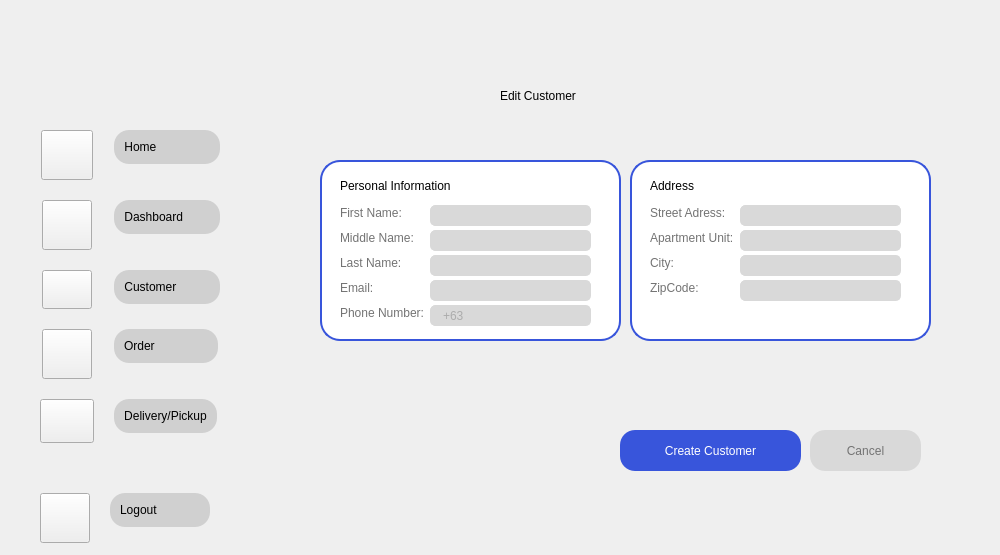
    <widget class="QWidget" name="EditCustomer">
     <property name="styleSheet">
      <string notr="true">#EditCustomer{
border-image: url(&quot;:/images/4.png&quot;) 0 0 0 0 stretch stretch;
background-repeat: (no-repeat);
backkground-position: (fixed);

}
#QLabel{
font-family: &quot;Fredoka&quot;;
font-size: 20px;
}</string>
     </property>
     <widget class="QWidget" name="verticalLayoutWidget_12">
      <property name="geometry">
       <rect>
        <x>30</x>
        <y>490</y>
        <width>241</width>
        <height>56</height>
       </rect>
      </property>
      <layout class="QVBoxLayout" name="verticalLayout_71">
       <item>
        <layout class="QFormLayout" name="formLayout_20">
         <property name="fieldGrowthPolicy">
          <enum>QFormLayout::FieldsStayAtSizeHint</enum>
         </property>
         <property name="rowWrapPolicy">
          <enum>QFormLayout::WrapLongRows</enum>
         </property>
         <property name="labelAlignment">
          <set>Qt::AlignCenter</set>
         </property>
         <property name="formAlignment">
          <set>Qt::AlignLeading|Qt::AlignLeft|Qt::AlignVCenter</set>
         </property>
         <property name="horizontalSpacing">
          <number>20</number>
         </property>
         <property name="verticalSpacing">
          <number>20</number>
         </property>
         <property name="leftMargin">
          <number>10</number>
         </property>
         <item row="0" column="0">
          <widget class="QPushButton" name="s2_2">
           <property name="styleSheet">
            <string notr="true">QPushButton{
border-image: url(&quot;:/Icons/Profilenowhite.png&quot;) 0 0 0 0 stretch stretch;
background-repeat: no-repeat;
 width: 42px;
    height: 42px;

}</string>
           </property>
           <property name="text">
            <string/>
           </property>
          </widget>
         </item>
         <item row="0" column="1">
          <layout class="QVBoxLayout" name="verticalLayout_72">
           <item>
            <widget class="QPushButton" name="Settbut_8">
             <property name="styleSheet">
              <string notr="true">QPushButton {
            background-color: #D0D0D0;
			border-style: outset;
			 padding: 10px;
            border-radius: 15px; /* Adjust this value for desired roundness */
            border-color: #D0D0D0; /* Example border color */
				
}

QPushButton:hover {
    background-color: #D9d9d9; /* Color when the mouse hovers over it */
	padding: 10px;
            border-radius: 15px; /* Adjust this value for desired roundness */
}
QPushButton:pressed {
    background-color: #797979; /* Color when the button is clicked down */
	padding: 10px;
            border-radius: 15px; /* Adjust this value for desired roundness */
}</string>
             </property>
             <property name="text">
              <string>Logout             </string>
             </property>
             <property name="autoDefault">
              <bool>false</bool>
             </property>
             <property name="default">
              <bool>false</bool>
             </property>
             <property name="flat">
              <bool>false</bool>
             </property>
            </widget>
           </item>
          </layout>
         </item>
        </layout>
       </item>
      </layout>
     </widget>
     <widget class="QWidget" name="verticalLayoutWidget_11">
      <property name="geometry">
       <rect>
        <x>30</x>
        <y>130</y>
        <width>241</width>
        <height>301</height>
       </rect>
      </property>
      <layout class="QVBoxLayout" name="verticalLayout_47">
       <property name="spacing">
        <number>1</number>
       </property>
       <property name="sizeConstraint">
        <enum>QLayout::SetFixedSize</enum>
       </property>
       <item>
        <layout class="QFormLayout" name="formLayout_19">
         <property name="sizeConstraint">
          <enum>QLayout::SetDefaultConstraint</enum>
         </property>
         <property name="fieldGrowthPolicy">
          <enum>QFormLayout::FieldsStayAtSizeHint</enum>
         </property>
         <property name="rowWrapPolicy">
          <enum>QFormLayout::WrapLongRows</enum>
         </property>
         <property name="labelAlignment">
          <set>Qt::AlignCenter</set>
         </property>
         <property name="formAlignment">
          <set>Qt::AlignLeading|Qt::AlignLeft|Qt::AlignVCenter</set>
         </property>
         <property name="horizontalSpacing">
          <number>20</number>
         </property>
         <property name="verticalSpacing">
          <number>20</number>
         </property>
         <property name="leftMargin">
          <number>10</number>
         </property>
         <property name="topMargin">
          <number>0</number>
         </property>
         <property name="bottomMargin">
          <number>0</number>
         </property>
         <item row="0" column="0">
          <widget class="QPushButton" name="h2_2">
           <property name="styleSheet">
            <string notr="true">QPushButton{
border-image: url(&quot;:/Icons/Home.png&quot;) 0 0 0 0 stretch stretch;
background-repeat: no-repeat;
 width: 44px;
    height: 42px;

}</string>
           </property>
           <property name="text">
            <string/>
           </property>
          </widget>
         </item>
         <item row="0" column="1">
          <layout class="QVBoxLayout" name="verticalLayout_48">
           <item>
            <widget class="QPushButton" name="Homebut_8">
             <property name="styleSheet">
              <string notr="true">QPushButton {
            background-color: #D0D0D0;
			border-style: outset;
			 padding: 10px;
            border-radius: 15px; /* Adjust this value for desired roundness */
            border-color: #D0D0D0; /* Example border color */
				
}

QPushButton:hover {
    background-color: #D9d9d9; /* Color when the mouse hovers over it */
	padding: 10px;
            border-radius: 15px; /* Adjust this value for desired roundness */
}
QPushButton:pressed {
    background-color: #797979; /* Color when the button is clicked down */
	padding: 10px;
            border-radius: 15px; /* Adjust this value for desired roundness */
}</string>
             </property>
             <property name="text">
              <string>Home                </string>
             </property>
             <property name="shortcut">
              <string/>
             </property>
             <property name="autoDefault">
              <bool>false</bool>
             </property>
             <property name="default">
              <bool>false</bool>
             </property>
             <property name="flat">
              <bool>true</bool>
             </property>
            </widget>
           </item>
          </layout>
         </item>
         <item row="1" column="0">
          <widget class="QPushButton" name="db2_2">
           <property name="styleSheet">
            <string notr="true">QPushButton{
border-image: url(&quot;:/Icons/DashB.png&quot;) 0 0 0 0 stretch stretch;
background-repeat: no-repeat;
 width: 42px;
    height: 42px;

}</string>
           </property>
           <property name="text">
            <string/>
           </property>
          </widget>
         </item>
         <item row="1" column="1">
          <layout class="QVBoxLayout" name="verticalLayout_49">
           <item>
            <widget class="QPushButton" name="Dashbut_8">
             <property name="styleSheet">
              <string notr="true">QPushButton {
            background-color: #D0D0D0;
			border-style: outset;
			 padding: 10px;
            border-radius: 15px; /* Adjust this value for desired roundness */
            border-color: #D0D0D0; /* Example border color */
				
}

QPushButton:hover {
    background-color: #D9d9d9; /* Color when the mouse hovers over it */
	padding: 10px;
            border-radius: 15px; /* Adjust this value for desired roundness */
}
QPushButton:pressed {
    background-color: #797979; /* Color when the button is clicked down */
	padding: 10px;
            border-radius: 15px; /* Adjust this value for desired roundness */
}</string>
             </property>
             <property name="text">
              <string>Dashboard        </string>
             </property>
             <property name="autoDefault">
              <bool>false</bool>
             </property>
             <property name="default">
              <bool>false</bool>
             </property>
             <property name="flat">
              <bool>false</bool>
             </property>
            </widget>
           </item>
          </layout>
         </item>
         <item row="2" column="0">
          <widget class="QPushButton" name="u2_2">
           <property name="styleSheet">
            <string notr="true">QPushButton{
border-image: url(&quot;:/Icons/User.png&quot;) 0 0 0 0 stretch stretch;
background-repeat: no-repeat;
 width: 42px;
    height: 31px;

}</string>
           </property>
           <property name="text">
            <string/>
           </property>
          </widget>
         </item>
         <item row="2" column="1">
          <layout class="QVBoxLayout" name="verticalLayout_50">
           <item>
            <widget class="QPushButton" name="Userbut_8">
             <property name="styleSheet">
              <string notr="true">QPushButton {
            background-color: #D0D0D0;
			border-style: outset;
			 padding: 10px;
            border-radius: 15px; /* Adjust this value for desired roundness */
            border-color: #D0D0D0; /* Example border color */
				
}

QPushButton:hover {
    background-color: #D9d9d9; /* Color when the mouse hovers over it */
	padding: 10px;
            border-radius: 15px; /* Adjust this value for desired roundness */
}
QPushButton:pressed {
    background-color: #797979; /* Color when the button is clicked down */
	padding: 10px;
            border-radius: 15px; /* Adjust this value for desired roundness */
}</string>
             </property>
             <property name="text">
              <string>Customer          </string>
             </property>
             <property name="autoDefault">
              <bool>false</bool>
             </property>
             <property name="default">
              <bool>false</bool>
             </property>
             <property name="flat">
              <bool>false</bool>
             </property>
            </widget>
           </item>
          </layout>
         </item>
         <item row="3" column="0">
          <widget class="QPushButton" name="o2_2">
           <property name="styleSheet">
            <string notr="true">QPushButton{
border-image: url(&quot;:/Icons/Ordernowbg.png&quot;) 0 0 0 0 stretch stretch;
background-repeat: no-repeat;
 width: 42px;
    height: 42px;

}</string>
           </property>
           <property name="text">
            <string/>
           </property>
           <property name="autoRepeat">
            <bool>false</bool>
           </property>
           <property name="flat">
            <bool>false</bool>
           </property>
          </widget>
         </item>
         <item row="3" column="1">
          <layout class="QVBoxLayout" name="verticalLayout_70">
           <item>
            <widget class="QPushButton" name="Orderbut_8">
             <property name="styleSheet">
              <string notr="true">QPushButton {
            background-color: #D0D0D0;
			border-style: outset;
			 padding: 10px;
            border-radius: 15px; /* Adjust this value for desired roundness */
            border-color: #D0D0D0; /* Example border color */
				
}

QPushButton:hover {
    background-color: #D9d9d9; /* Color when the mouse hovers over it */
	padding: 10px;
            border-radius: 15px; /* Adjust this value for desired roundness */
}
QPushButton:pressed {
    background-color: #797979; /* Color when the button is clicked down */
	padding: 10px;
            border-radius: 15px; /* Adjust this value for desired roundness */
}</string>
             </property>
             <property name="text">
              <string>Order                </string>
             </property>
             <property name="autoDefault">
              <bool>false</bool>
             </property>
             <property name="default">
              <bool>false</bool>
             </property>
             <property name="flat">
              <bool>false</bool>
             </property>
            </widget>
           </item>
          </layout>
         </item>
         <item row="4" column="0">
          <widget class="QPushButton" name="d2_2">
           <property name="styleSheet">
            <string notr="true">QPushButton{
border-image: url(&quot;:/Icons/Deliv.png&quot;) 0 0 0 0 stretch stretch;
background-repeat: no-repeat;
 width: 46px;
    height: 36px;

}</string>
           </property>
           <property name="text">
            <string/>
           </property>
           <property name="autoRepeat">
            <bool>false</bool>
           </property>
           <property name="flat">
            <bool>false</bool>
           </property>
          </widget>
         </item>
         <item row="4" column="1">
          <layout class="QVBoxLayout" name="verticalLayout_52">
           <item>
            <widget class="QPushButton" name="Delivlab_8">
             <property name="styleSheet">
              <string notr="true">QPushButton {
            background-color: #D0D0D0;
			border-style: outset;
			 padding: 10px;
            border-radius: 15px; /* Adjust this value for desired roundness */
            border-color: #D0D0D0; /* Example border color */
				
}

QPushButton:hover {
    background-color: #D9d9d9; /* Color when the mouse hovers over it */
	padding: 10px;
            border-radius: 15px; /* Adjust this value for desired roundness */
}
QPushButton:pressed {
    background-color: #797979; /* Color when the button is clicked down */
	padding: 10px;
            border-radius: 15px; /* Adjust this value for desired roundness */
}</string>
             </property>
             <property name="text">
              <string>Delivery/Pickup</string>
             </property>
             <property name="autoDefault">
              <bool>false</bool>
             </property>
             <property name="default">
              <bool>false</bool>
             </property>
             <property name="flat">
              <bool>false</bool>
             </property>
            </widget>
           </item>
          </layout>
         </item>
        </layout>
       </item>
      </layout>
     </widget>
     <widget class="QLineEdit" name="lineEdit_30">
      <property name="geometry">
       <rect>
        <x>430</x>
        <y>255</y>
        <width>161</width>
        <height>21</height>
       </rect>
      </property>
      <property name="styleSheet">
       <string notr="true">QLineEdit {
    background-color: #d9d9d9; /* Light gray background color */
	color:   gray;
    border: 1px solid #d9d9d9; /* Subtle border */
    border-radius: 5px; /* Adjust this value for desired roundness */
    padding-left: 10px; /* Important: Add padding to make space for the icon */
    padding-right: 10px; /* Optional: Add some padding on the right side */
}</string>
      </property>
      <property name="maxLength">
       <number>16</number>
      </property>
     </widget>
     <widget class="QLabel" name="fr_13">
      <property name="geometry">
       <rect>
        <x>320</x>
        <y>160</y>
        <width>301</width>
        <height>181</height>
       </rect>
      </property>
      <property name="styleSheet">
       <string notr="true">   QLabel {
       background-color: white;
       border: 2px solid #3855DB;
       border-radius: 20px;
   }</string>
      </property>
      <property name="text">
       <string/>
      </property>
     </widget>
     <widget class="QLabel" name="PI_8">
      <property name="geometry">
       <rect>
        <x>650</x>
        <y>170</y>
        <width>181</width>
        <height>31</height>
       </rect>
      </property>
      <property name="text">
       <string>Address</string>
      </property>
     </widget>
     <widget class="QLabel" name="ok_10">
      <property name="geometry">
       <rect>
        <x>500</x>
        <y>60</y>
        <width>491</width>
        <height>71</height>
       </rect>
      </property>
      <property name="text">
       <string>Edit Customer</string>
      </property>
     </widget>
     <widget class="QLineEdit" name="lineEdit_25">
      <property name="geometry">
       <rect>
        <x>430</x>
        <y>205</y>
        <width>161</width>
        <height>21</height>
       </rect>
      </property>
      <property name="styleSheet">
       <string notr="true">QLineEdit {
    background-color: #d9d9d9; /* Light gray background color */
	color:   gray;
    border: 1px solid #d9d9d9; /* Subtle border */
    border-radius: 5px; /* Adjust this value for desired roundness */
    padding-left: 10px; /* Important: Add padding to make space for the icon */
    padding-right: 10px; /* Optional: Add some padding on the right side */
}</string>
      </property>
      <property name="maxLength">
       <number>16</number>
      </property>
     </widget>
     <widget class="QLabel" name="label_69">
      <property name="geometry">
       <rect>
        <x>650</x>
        <y>255</y>
        <width>49</width>
        <height>16</height>
       </rect>
      </property>
      <property name="text">
       <string>&lt;html&gt;&lt;head/&gt;&lt;body&gt;&lt;p&gt;&lt;span style=&quot; color:#737373;&quot;&gt;City:&lt;/span&gt;&lt;/p&gt;&lt;/body&gt;&lt;/html&gt;</string>
      </property>
     </widget>
     <widget class="QLabel" name="label_72">
      <property name="geometry">
       <rect>
        <x>340</x>
        <y>230</y>
        <width>91</width>
        <height>16</height>
       </rect>
      </property>
      <property name="text">
       <string>&lt;html&gt;&lt;head/&gt;&lt;body&gt;&lt;p&gt;&lt;span style=&quot; color:#737373;&quot;&gt;Middle Name:&lt;/span&gt;&lt;/p&gt;&lt;/body&gt;&lt;/html&gt;</string>
      </property>
     </widget>
     <widget class="QLabel" name="PI_7">
      <property name="geometry">
       <rect>
        <x>340</x>
        <y>175</y>
        <width>181</width>
        <height>21</height>
       </rect>
      </property>
      <property name="text">
       <string>Personal Information</string>
      </property>
     </widget>
     <widget class="QLabel" name="label_70">
      <property name="geometry">
       <rect>
        <x>340</x>
        <y>255</y>
        <width>91</width>
        <height>16</height>
       </rect>
      </property>
      <property name="text">
       <string>&lt;html&gt;&lt;head/&gt;&lt;body&gt;&lt;p&gt;&lt;span style=&quot; color:#737373;&quot;&gt;Last Name:&lt;/span&gt;&lt;/p&gt;&lt;/body&gt;&lt;/html&gt;</string>
      </property>
     </widget>
     <widget class="QLineEdit" name="lineEdit_31">
      <property name="geometry">
       <rect>
        <x>740</x>
        <y>205</y>
        <width>161</width>
        <height>21</height>
       </rect>
      </property>
      <property name="styleSheet">
       <string notr="true">QLineEdit {
    background-color: #d9d9d9; /* Light gray background color */
	color:   gray;
    border: 1px solid #d9d9d9; /* Subtle border */
    border-radius: 5px; /* Adjust this value for desired roundness */
    padding-left: 10px; /* Important: Add padding to make space for the icon */
    padding-right: 10px; /* Optional: Add some padding on the right side */
}</string>
      </property>
      <property name="maxLength">
       <number>16</number>
      </property>
     </widget>
     <widget class="QLabel" name="label_65">
      <property name="geometry">
       <rect>
        <x>340</x>
        <y>280</y>
        <width>91</width>
        <height>16</height>
       </rect>
      </property>
      <property name="text">
       <string>&lt;html&gt;&lt;head/&gt;&lt;body&gt;&lt;p&gt;&lt;span style=&quot; color:#737373;&quot;&gt;Email:&lt;/span&gt;&lt;/p&gt;&lt;/body&gt;&lt;/html&gt;</string>
      </property>
     </widget>
     <widget class="QLabel" name="label_67">
      <property name="geometry">
       <rect>
        <x>650</x>
        <y>230</y>
        <width>91</width>
        <height>16</height>
       </rect>
      </property>
      <property name="text">
       <string>&lt;html&gt;&lt;head/&gt;&lt;body&gt;&lt;p&gt;&lt;span style=&quot; color:#737373;&quot;&gt;Apartment Unit:&lt;/span&gt;&lt;/p&gt;&lt;/body&gt;&lt;/html&gt;</string>
      </property>
      <property name="alignment">
       <set>Qt::AlignLeading|Qt::AlignLeft|Qt::AlignVCenter</set>
      </property>
     </widget>
     <widget class="QLineEdit" name="lineEdit_27">
      <property name="geometry">
       <rect>
        <x>430</x>
        <y>305</y>
        <width>161</width>
        <height>21</height>
       </rect>
      </property>
      <property name="styleSheet">
       <string notr="true">QLineEdit {
    background-color: #d9d9d9; /* Light gray background color */
	color:   gray;
    border: 1px solid #d9d9d9; /* Subtle border */
    border-radius: 5px; /* Adjust this value for desired roundness */
    padding-left: 10px; /* Important: Add padding to make space for the icon */
    padding-right: 10px; /* Optional: Add some padding on the right side */
}</string>
      </property>
      <property name="maxLength">
       <number>11</number>
      </property>
      <property name="placeholderText">
       <string>+63</string>
      </property>
     </widget>
     <widget class="QLineEdit" name="lineEdit_24">
      <property name="geometry">
       <rect>
        <x>430</x>
        <y>230</y>
        <width>161</width>
        <height>21</height>
       </rect>
      </property>
      <property name="styleSheet">
       <string notr="true">QLineEdit {
    background-color: #d9d9d9; /* Light gray background color */
	color:   gray;
    border: 1px solid #d9d9d9; /* Subtle border */
    border-radius: 5px; /* Adjust this value for desired roundness */
    padding-left: 10px; /* Important: Add padding to make space for the icon */
    padding-right: 10px; /* Optional: Add some padding on the right side */
}</string>
      </property>
      <property name="maxLength">
       <number>16</number>
      </property>
     </widget>
     <widget class="QLabel" name="fr_14">
      <property name="geometry">
       <rect>
        <x>630</x>
        <y>160</y>
        <width>301</width>
        <height>181</height>
       </rect>
      </property>
      <property name="styleSheet">
       <string notr="true">   QLabel {
       background-color: white;
       border: 2px solid #3855DB;
       border-radius: 20px;
   }</string>
      </property>
      <property name="text">
       <string/>
      </property>
     </widget>
     <widget class="QPushButton" name="crt_btn_8">
      <property name="geometry">
       <rect>
        <x>810</x>
        <y>430</y>
        <width>111</width>
        <height>41</height>
       </rect>
      </property>
      <property name="styleSheet">
       <string notr="true">QPushButton {
            background-color: #d9d9d9; /* Example background color */
            color: #737373; /* Example text color */
            border-radius: 15px; /* Adjust this value for desired roundness */
}
QPushButton:hover {
    background-color: #9c9b9b; /* Color when the mouse hovers over it */

}
QPushButton:pressed {
    background-color: #FFFFFF; /* Color when the button is clicked down */
	color: #9c9b9b;
	border-style: outset;
	border-width: 3px;
    border-radius: 15px; /* Adjust this value for desired roundness */
    border-color: #9c9b9b;
}</string>
      </property>
      <property name="text">
       <string>Cancel</string>
      </property>
     </widget>
     <widget class="QLabel" name="label_68">
      <property name="geometry">
       <rect>
        <x>340</x>
        <y>205</y>
        <width>91</width>
        <height>16</height>
       </rect>
      </property>
      <property name="text">
       <string>&lt;html&gt;&lt;head/&gt;&lt;body&gt;&lt;p&gt;&lt;span style=&quot; color:#737373;&quot;&gt;First Name:&lt;/span&gt;&lt;/p&gt;&lt;/body&gt;&lt;/html&gt;</string>
      </property>
     </widget>
     <widget class="QLineEdit" name="lineEdit_29">
      <property name="geometry">
       <rect>
        <x>740</x>
        <y>255</y>
        <width>161</width>
        <height>21</height>
       </rect>
      </property>
      <property name="styleSheet">
       <string notr="true">QLineEdit {
    background-color: #d9d9d9; /* Light gray background color */
	color:   gray;
    border: 1px solid #d9d9d9; /* Subtle border */
    border-radius: 5px; /* Adjust this value for desired roundness */
    padding-left: 10px; /* Important: Add padding to make space for the icon */
    padding-right: 10px; /* Optional: Add some padding on the right side */
}</string>
      </property>
      <property name="maxLength">
       <number>16</number>
      </property>
     </widget>
     <widget class="QLineEdit" name="lineEdit_32">
      <property name="geometry">
       <rect>
        <x>430</x>
        <y>280</y>
        <width>161</width>
        <height>21</height>
       </rect>
      </property>
      <property name="styleSheet">
       <string notr="true">QLineEdit {
    background-color: #d9d9d9; /* Light gray background color */
	color:   gray;
    border: 1px solid #d9d9d9; /* Subtle border */
    border-radius: 5px; /* Adjust this value for desired roundness */
    padding-left: 10px; /* Important: Add padding to make space for the icon */
    padding-right: 10px; /* Optional: Add some padding on the right side */
}</string>
      </property>
      <property name="maxLength">
       <number>32</number>
      </property>
     </widget>
     <widget class="QLabel" name="label_71">
      <property name="geometry">
       <rect>
        <x>650</x>
        <y>280</y>
        <width>49</width>
        <height>16</height>
       </rect>
      </property>
      <property name="text">
       <string>&lt;html&gt;&lt;head/&gt;&lt;body&gt;&lt;p&gt;&lt;span style=&quot; color:#737373;&quot;&gt;ZipCode:&lt;/span&gt;&lt;/p&gt;&lt;/body&gt;&lt;/html&gt;</string>
      </property>
     </widget>
     <widget class="QPushButton" name="crt_btn_7">
      <property name="geometry">
       <rect>
        <x>620</x>
        <y>430</y>
        <width>181</width>
        <height>41</height>
       </rect>
      </property>
      <property name="styleSheet">
       <string notr="true">QPushButton {
            background-color: #3855DB; /* Example background color */
            color: White; /* Example text color */
            border-radius: 15px; /* Adjust this value for desired roundness */
}
QPushButton:hover {
    background-color: #2746C3; /* Color when the mouse hovers over it */

}
QPushButton:pressed {
    background-color: #FFFFFF; /* Color when the button is clicked down */
	color: #3855DB;
	border-style: outset;
	border-width: 3px;
    border-radius: 15px; /* Adjust this value for desired roundness */
    border-color: #2746C3;
}</string>
      </property>
      <property name="text">
       <string>Create Customer</string>
      </property>
     </widget>
     <widget class="QLineEdit" name="lineEdit_28">
      <property name="geometry">
       <rect>
        <x>740</x>
        <y>280</y>
        <width>161</width>
        <height>21</height>
       </rect>
      </property>
      <property name="styleSheet">
       <string notr="true">QLineEdit {
    background-color: #d9d9d9; /* Light gray background color */
	color:   gray;
    border: 1px solid #d9d9d9; /* Subtle border */
    border-radius: 5px; /* Adjust this value for desired roundness */
    padding-left: 10px; /* Important: Add padding to make space for the icon */
    padding-right: 10px; /* Optional: Add some padding on the right side */
}</string>
      </property>
      <property name="maxLength">
       <number>8</number>
      </property>
     </widget>
     <widget class="QLineEdit" name="lineEdit_26">
      <property name="geometry">
       <rect>
        <x>740</x>
        <y>230</y>
        <width>161</width>
        <height>21</height>
       </rect>
      </property>
      <property name="styleSheet">
       <string notr="true">QLineEdit {
    background-color: #d9d9d9; /* Light gray background color */
	color:   gray;
    border: 1px solid #d9d9d9; /* Subtle border */
    border-radius: 5px; /* Adjust this value for desired roundness */
    padding-left: 10px; /* Important: Add padding to make space for the icon */
    padding-right: 10px; /* Optional: Add some padding on the right side */
}</string>
      </property>
      <property name="maxLength">
       <number>16</number>
      </property>
     </widget>
     <widget class="QLabel" name="label_66">
      <property name="geometry">
       <rect>
        <x>650</x>
        <y>205</y>
        <width>91</width>
        <height>16</height>
       </rect>
      </property>
      <property name="text">
       <string>&lt;html&gt;&lt;head/&gt;&lt;body&gt;&lt;p&gt;&lt;span style=&quot; color:#737373;&quot;&gt;Street Adress:&lt;/span&gt;&lt;/p&gt;&lt;/body&gt;&lt;/html&gt;</string>
      </property>
      <property name="alignment">
       <set>Qt::AlignLeading|Qt::AlignLeft|Qt::AlignVCenter</set>
      </property>
     </widget>
     <widget class="QLabel" name="label_73">
      <property name="geometry">
       <rect>
        <x>340</x>
        <y>305</y>
        <width>91</width>
        <height>16</height>
       </rect>
      </property>
      <property name="text">
       <string>&lt;html&gt;&lt;head/&gt;&lt;body&gt;&lt;p&gt;&lt;span style=&quot; color:#737373;&quot;&gt;Phone Number:&lt;/span&gt;&lt;/p&gt;&lt;/body&gt;&lt;/html&gt;</string>
      </property>
     </widget>
     <zorder>fr_13</zorder>
     <zorder>fr_14</zorder>
     <zorder>verticalLayoutWidget_12</zorder>
     <zorder>verticalLayoutWidget_11</zorder>
     <zorder>lineEdit_30</zorder>
     <zorder>PI_8</zorder>
     <zorder>ok_10</zorder>
     <zorder>lineEdit_25</zorder>
     <zorder>label_69</zorder>
     <zorder>label_72</zorder>
     <zorder>PI_7</zorder>
     <zorder>label_70</zorder>
     <zorder>lineEdit_31</zorder>
     <zorder>label_65</zorder>
     <zorder>label_67</zorder>
     <zorder>lineEdit_27</zorder>
     <zorder>lineEdit_24</zorder>
     <zorder>crt_btn_8</zorder>
     <zorder>label_68</zorder>
     <zorder>lineEdit_29</zorder>
     <zorder>lineEdit_32</zorder>
     <zorder>label_71</zorder>
     <zorder>crt_btn_7</zorder>
     <zorder>lineEdit_28</zorder>
     <zorder>lineEdit_26</zorder>
     <zorder>label_66</zorder>
     <zorder>label_73</zorder>
    </widget>
